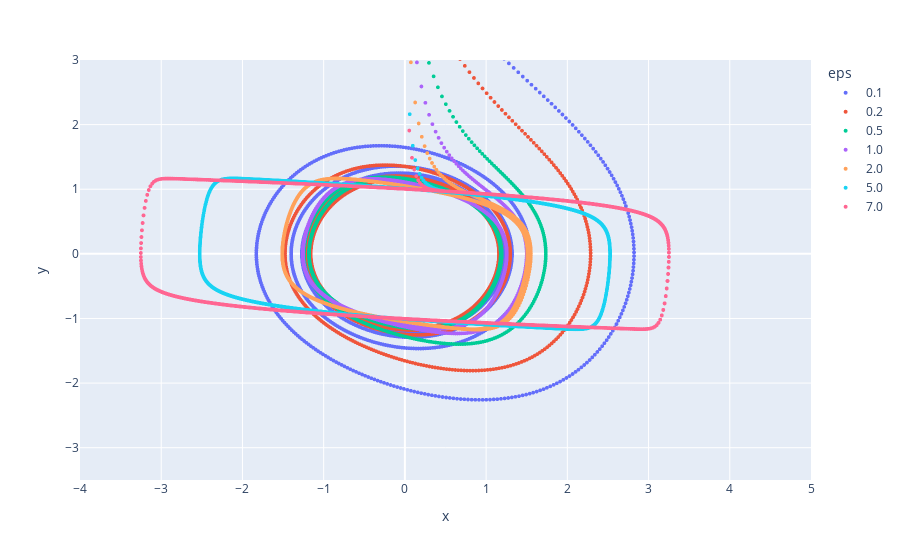

This figure's notebook cell:
### Code cell
# plot
fig = px.scatter(df, x='x', y='y', color='eps')
fig.update_traces(marker={'size': 4})
fig.update_layout(xaxis_range=[-4, 5], yaxis_range=[-3.5, 3])
fig.show()

### Figure 1 — Plotly figure (JSON) as saved in the notebook; plotly's stock layout.template omitted (floating-point values rounded to 4 significant figures; data arrays with more than 128 entries replaced by an {"elided": "..."} marker saying what was removed)
{"data": [{"hovertemplate": "eps=0.1<br>x=%{x}<br>y=%{y}<extra></extra>", "legendgroup": "0.1", "marker": {"color": "#636efa", "size": 4, "symbol": "circle"}, "mode": "markers", "name": "0.1", "showlegend": true, "type": "scattergl", "x": {"elided": "2000 float values"}, "xaxis": "x", "y": {"elided": "2000 float values"}, "yaxis": "y"}, {"hovertemplate": "eps=0.2<br>x=%{x}<br>y=%{y}<extra></extra>", "legendgroup": "0.2", "marker": {"color": "#EF553B", "size": 4, "symbol": "circle"}, "mode": "markers", "name": "0.2", "showlegend": true, "type": "scattergl", "x": {"elided": "2000 float values"}, "xaxis": "x", "y": {"elided": "2000 float values"}, "yaxis": "y"}, {"hovertemplate": "eps=0.5<br>x=%{x}<br>y=%{y}<extra></extra>", "legendgroup": "0.5", "marker": {"color": "#00cc96", "size": 4, "symbol": "circle"}, "mode": "markers", "name": "0.5", "showlegend": true, "type": "scattergl", "x": {"elided": "2000 float values"}, "xaxis": "x", "y": {"elided": "2000 float values"}, "yaxis": "y"}, {"hovertemplate": "eps=1.0<br>x=%{x}<br>y=%{y}<extra></extra>", "legendgroup": "1.0", "marker": {"color": "#ab63fa", "size": 4, "symbol": "circle"}, "mode": "markers", "name": "1.0", "showlegend": true, "type": "scattergl", "x": {"elided": "2000 float values"}, "xaxis": "x", "y": {"elided": "2000 float values"}, "yaxis": "y"}, {"hovertemplate": "eps=2.0<br>x=%{x}<br>y=%{y}<extra></extra>", "legendgroup": "2.0", "marker": {"color": "#FFA15A", "size": 4, "symbol": "circle"}, "mode": "markers", "name": "2.0", "showlegend": true, "type": "scattergl", "x": {"elided": "2000 float values"}, "xaxis": "x", "y": {"elided": "2000 float values"}, "yaxis": "y"}, {"hovertemplate": "eps=5.0<br>x=%{x}<br>y=%{y}<extra></extra>", "legendgroup": "5.0", "marker": {"color": "#19d3f3", "size": 4, "symbol": "circle"}, "mode": "markers", "name": "5.0", "showlegend": true, "type": "scattergl", "x": {"elided": "2000 float values"}, "xaxis": "x", "y": {"elided": "2000 float values"}, "yaxis": "y"}, {"hovertemplate": "eps=7.0<br>x=%{x}<br>y=%{y}<extra></extra>", "legendgroup": "7.0", "marker": {"color": "#FF6692", "size": 4, "symbol": "circle"}, "mode": "markers", "name": "7.0", "showlegend": true, "type": "scattergl", "x": {"elided": "2000 float values"}, "xaxis": "x", "y": {"elided": "2000 float values"}, "yaxis": "y"}], "layout": {"legend": {"title": {"text": "eps"}, "tracegroupgap": 0}, "margin": {"t": 60}, "xaxis": {"anchor": "y", "domain": [0, 1], "range": [-4, 5], "title": {"text": "x"}}, "yaxis": {"anchor": "x", "domain": [0, 1], "range": [-3.5, 3], "title": {"text": "y"}}}}
